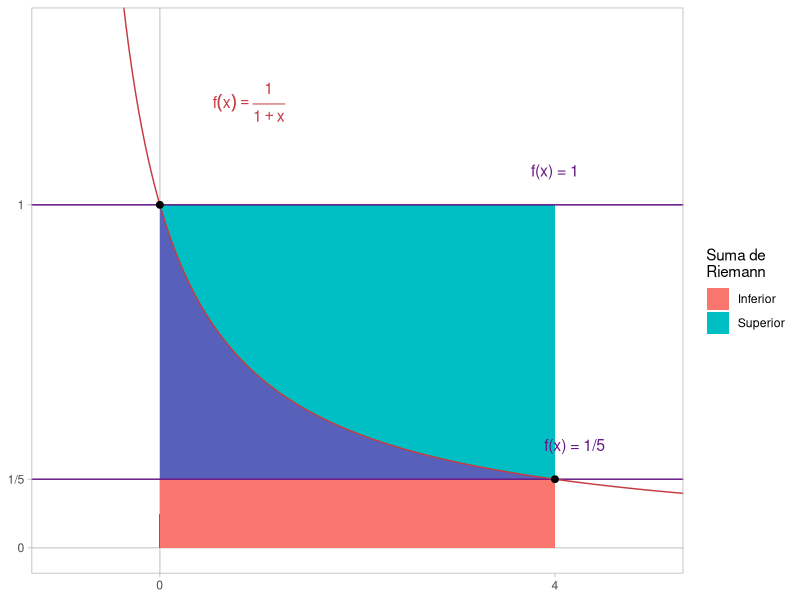
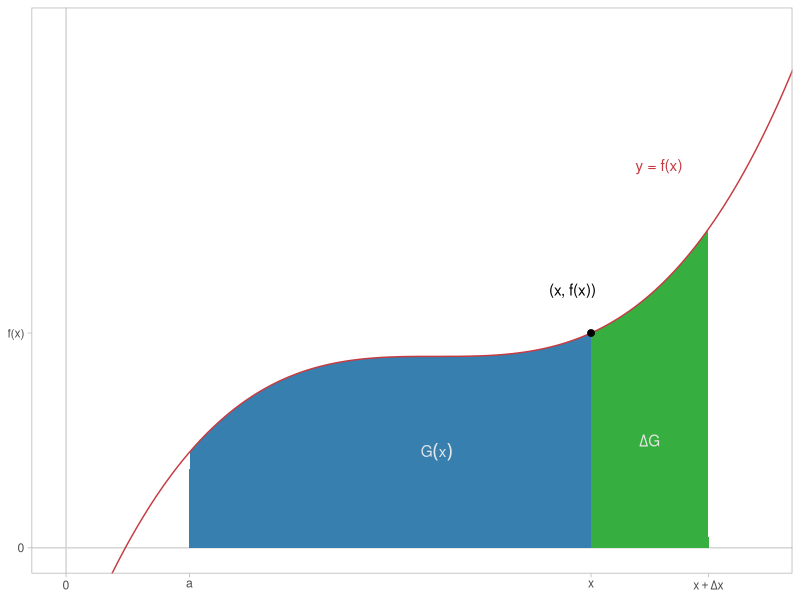

These figures' R source, in order:
## ---- chunk 1
knitr::opts_chunk$set(echo = TRUE)
## ---- chunk 2
library(dplyr)
library(tidyr)
library(ggplot2)
## ---- chunk 3
tvm_tfc1_example <- ggplot() + 
  geom_vline(xintercept = 0, color = "lightgrey") + 
  geom_hline(yintercept = 0, color = "lightgrey") + 
  geom_rect(aes(xmin = 0, xmax = 4, ymin = 0, ymax = 1, fill = "Superior")) + 
  geom_area(
    data = tibble(x = seq(from = 0, to = 4, length.out = 200), f_x = 1/(1+x)),
    aes(x = x, y = f_x),
    fill = "#5761ba"
  ) + 
  geom_rect(aes(xmin = 0, xmax = 4, ymin = 0, ymax = 1/5, fill = "Inferior")) + 
  geom_hline(yintercept = c(1/5, 1), color = "#651784") + 
  geom_line(
    data = tibble(x = seq(from = -1, to = 5.5, length.out = 200), f_x = 1/(1+x)),
    aes(x = x, y = f_x),
    color = "#c63b42"
  ) + 
  geom_point(
    data = tibble(x = c(0, 4), y = c(1, 1/5)),
    aes(x = x, y = y), size = 2
  ) + 
  annotate(
    geom = "text", x = 0.9, y = 1.3,
    label = "f(x)==over(1, 1+x)", parse = TRUE,
    size = 4,
    color = "#c63b42"
  ) + 
  annotate(
    geom = "text", x = c(4, 4.2), y = c(1.1, 0.3),
    label = c("f(x) = 1", "f(x) = 1/5"),
    size = 4,
    color = "#651784"
  ) + 
  coord_cartesian(xlim = c(-1, 5), ylim = c(0, 1.5)) + 
  scale_x_continuous(breaks = c(0, 4)) + 
  scale_y_continuous(
    breaks = c(0, 1/5, 1),
    labels = c("0", "1/5", "1")
  ) + 
  theme_light() + 
  theme(panel.grid = element_blank()) + 
  labs(x = NULL, y = NULL, fill = "Suma de\nRiemann")

tvm_tfc1_example
## ---- chunk 4
ftc2_proof <- ggplot() + 
  geom_vline(xintercept = 0, color = "lightgrey") + 
  geom_hline(yintercept = 0, color = "lightgrey") + 
  geom_area(
    data = tibble(
      x = seq(from = 1, to = 4.25, length.out = 200),
      f_x = (((x/2)-1.5)^3)+2
    ),
    aes(x = x, y = f_x),
    fill = "#367faf"
  ) + 
  geom_area(
    data = tibble(
      x = seq(from = 4.25, to = 5.2, length.out = 200),
      f_x = (((x/2)-1.5)^3)+2
    ),
    aes(x = x, y = f_x),
    fill = "#36af40"
  ) + 
  geom_line(
    data = tibble(
        x = seq(from = 0, to = 6, length.out = 200),
        f_x = (((x/2)-1.5)^3)+2
      ),
    aes(x = x, y = f_x),
    color = "#c63b42"
  ) + 
  geom_point(
    data = tibble(x = 4.25, f_x = (((x/2)-1.5)^3)+2),
    aes(x = x, y = f_x),
    size = 2
  ) + 
  annotate(
    geom = "text", x = c(3, 4.725), y = c(1, 1.122),
    label = c("G(x)", "Delta*G"), parse = TRUE,
    color = "#e5e5e5", fontface = "bold"
  ) + 
  annotate(
    geom = "text", x = 4.8, y = 4,
    label = "y = f(x)", color = "#c63b42"
  ) + 
  annotate(
    geom = "text", x = 4.1, y = 2.7,
    label = "(x, f(x))"
  ) + 
  scale_x_continuous(
    breaks = c(0, 1, 4.25, 5.2),
    labels = expression(0, a, x, x+Delta*x)
  ) + 
  scale_y_continuous(breaks = c(0, 2.244), labels = c("0", "f(x)")) + 
  coord_cartesian(xlim = c(0, 5.6), ylim = c(0, 5.375)) + 
  theme_light() + 
  theme(panel.grid = element_blank()) + 
  labs(x = NULL, y = NULL)

ftc2_proof
